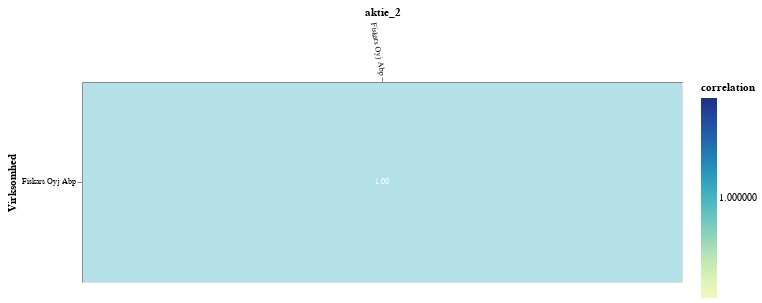

Notebook source saved alongside this figure:
### Code cell
#https://towardsdatascience.com/altair-plot-deconstruction-visualizing-the-correlation-structure-of-weather-data-38fb5668c5b1
import altair as alt
#def visualize_data():
df = pd.read_csv('sp500_joined_closes.csv')
#df_corr = df[['Cummins','PACCAR']].corr()
df_corr = df.corr()

df_corr.to_csv('sp500corr.csv')

alt.data_transformers.disable_max_rows()


cor_data = df_corr.stack().reset_index().rename(columns={0: 'correlation', 'level_0': 'Virksomhed', 'level_1': 'aktie_2'}).sort_values(by="correlation",kind="quicksort")       # The stacking results in an index on the correlation values, we need the index as normal columns for Altair
#print(list(cor_data.variable))             
cor_data['Aktier'] = cor_data['correlation'].map('{:.2f}'.format)  # Round to 2 decimal


aktie_navne=aktier #"https://raw.githubusercontent.com/jfrausig/test/master/ticker_3.csv"

industry=alt.binding_select(options=list(aktier.industry.unique()))
Aktie_selector = alt.selection_single(fields=['industry'],name='industry', bind=industry, #, clear=False,  #, 'variable2']
                                  init={'industry': aktier.industry[0]}) 

base =alt.Chart(cor_data).mark_bar().transform_lookup(
    lookup='aktie_2',
    from_=alt.LookupData(aktie_navne, 'Virksomhed', ['industry']) 
).transform_filter(
  #Aktie_selector
  'datum.industry==industry.industry' #||datum.sektor==sektor.sektor&&datum.aktie_2==datum.aktie_2', #&&datum.variable2==datum.aktie
).encode(

x=alt.X('aktie_2:O', axis=alt.Axis(orient='top',labelAngle=80,labelFontSize=8),sort=list('datum.Virksomhed')), #<,sort=list('datum.aktie')#,axis=alt.Axis(labelAngle=0) sort=list(cor_data.variable2),
y=alt.Y('Virksomhed:O',axis=alt.Axis(labelFontSize=8),sort=list('datum.Virksomhed')), #, sort=list(cor_data.aktie)
  
).properties(width=600,height=200)


var_sel_cor = alt.selection_single( fields=['Virksomhed'], clear=False,  #, 'variable2']
                                  init={'Virksomhed': 'Mowi'}) #, 'variable2': 'SalMar'


cor_plot = base.mark_rect().add_selection(var_sel_cor).transform_lookup(
    lookup='Virksomhed',
    from_=alt.LookupData(aktie_navne, 'Virksomhed', ['industry']) 
).encode(
    color='correlation:Q',
    #color=alt.condition(var_sel_cor, alt.value('pink'), 'correlation:Q')
    opacity = alt.condition(var_sel_cor, alt.value(1), alt.value(0.4)),
)

text_labels = base.mark_text(color='Aktier:N', size=8).encode(
    text='Aktier:N',
    color=alt.condition(
        alt.datum.correlation > 0.5, 
        alt.value('white'),
        alt.value('black'),
    #opacity = alt.condition(single_click, alt.value(1), alt.value(0.05)),
    
    )
    
)

alt.vconcat((cor_plot + text_labels).add_selection(Aktie_selector).transform_lookup(
    lookup='Virksomhed',
    from_=alt.LookupData(aktie_navne, 'Virksomhed', ['industry']) 
).transform_filter(
  #Aktie_selector
  'datum.industry==industry.industry' #||datum.sektor==sektor.sektor&&datum.aktie_2==datum.aktie_2', #&&datum.variable2==datum.aktie
))

### Figure 1 — Vega-Lite specification as saved in the notebook (floating-point values rounded to 4 significant figures; data arrays with more than 128 entries replaced by an {"elided": "..."} marker saying what was removed)
{"config": {"view": {"continuousWidth": 400, "continuousHeight": 300}}, "vconcat": [{"layer": [{"mark": "rect", "encoding": {"color": {"type": "quantitative", "field": "correlation"}, "opacity": {"condition": {"value": 1, "selection": "selector002"}, "value": 0.4}, "x": {"type": "ordinal", "axis": {"labelAngle": 80, "labelFontSize": 8, "orient": "top"}, "field": "aktie_2", "sort": ["d", "a", "t", "u", "m", ".", "V", "i", "r", "k", "s", "o", "m", "h", "e", "d"]}, "y": {"type": "ordinal", "axis": {"labelFontSize": 8}, "field": "Virksomhed", "sort": ["d", "a", "t", "u", "m", ".", "V", "i", "r", "k", "s", "o", "m", "h", "e", "d"]}}, "height": 200, "selection": {"selector002": {"type": "single", "fields": ["Virksomhed"], "clear": false, "init": {"Virksomhed": "Mowi"}}, "industry": {"type": "single", "fields": ["industry"], "bind": {"input": "select", "options": ["Home Improvement Retail", "Residential Construction", "Restaurants", "Beverages—Brewers", "Confectioners", "Farm Products", "Household & Personal Products", "Packaged Foods", "Biotechnology", "Diagnostics & Research", "Drug Manufacturers—General", "Drug Manufacturers—Specialty & Generic", "Health Information Services", "Medical Care Facilities", "Medical Devices", "Medical Distribution", "Medical Instruments & Supplies", "Pharmaceutical Retailers", "Diversified Machinery", "Building Products & Equipment", "Electrical Equipment & Parts", "Farm & Heavy Construction Machinery", "Specialty Industrial Machinery", "Tools & Accessories", "Waste Management", "Electronic Components", "Solar", "Utilities—Diversified", "Utilities—Independent Power Producers", "Utilities—Renewable"]}, "init": {"industry": "Home Improvement Retail"}}}, "transform": [{"lookup": "aktie_2", "from": {"data": {"name": "data-59114f2caacd3b3bf4e038a402c32a86"}, "key": "Virksomhed", "fields": ["industry"]}}, {"filter": "datum.industry==industry.industry"}, {"lookup": "Virksomhed", "from": {"data": {"name": "data-59114f2caacd3b3bf4e038a402c32a86"}, "key": "Virksomhed", "fields": ["industry"]}}], "width": 600}, {"mark": {"type": "text", "color": "Aktier:N", "size": 8}, "encoding": {"color": {"condition": {"value": "white", "test": "(datum.correlation > 0.5)"}, "value": "black"}, "text": {"type": "nominal", "field": "Aktier"}, "x": {"type": "ordinal", "axis": {"labelAngle": 80, "labelFontSize": 8, "orient": "top"}, "field": "aktie_2", "sort": ["d", "a", "t", "u", "m", ".", "V", "i", "r", "k", "s", "o", "m", "h", "e", "d"]}, "y": {"type": "ordinal", "axis": {"labelFontSize": 8}, "field": "Virksomhed", "sort": ["d", "a", "t", "u", "m", ".", "V", "i", "r", "k", "s", "o", "m", "h", "e", "d"]}}, "height": 200, "transform": [{"lookup": "aktie_2", "from": {"data": {"name": "data-59114f2caacd3b3bf4e038a402c32a86"}, "key": "Virksomhed", "fields": ["industry"]}}, {"filter": "datum.industry==industry.industry"}], "width": 600}], "transform": [{"lookup": "Virksomhed", "from": {"data": {"name": "data-59114f2caacd3b3bf4e038a402c32a86"}, "key": "Virksomhed", "fields": ["industry"]}}, {"filter": "datum.industry==industry.industry"}]}], "data": {"name": "data-1a092620f9f9c6066ab427261f6d9a79"}, "$schema": "https://vega.github.io/schema/vega-lite/v4.8.1.json", "datasets": {"data-1a092620f9f9c6066ab427261f6d9a79": {"elided": "16896 records"}, "data-59114f2caacd3b3bf4e038a402c32a86": {"elided": "132 records"}}}
